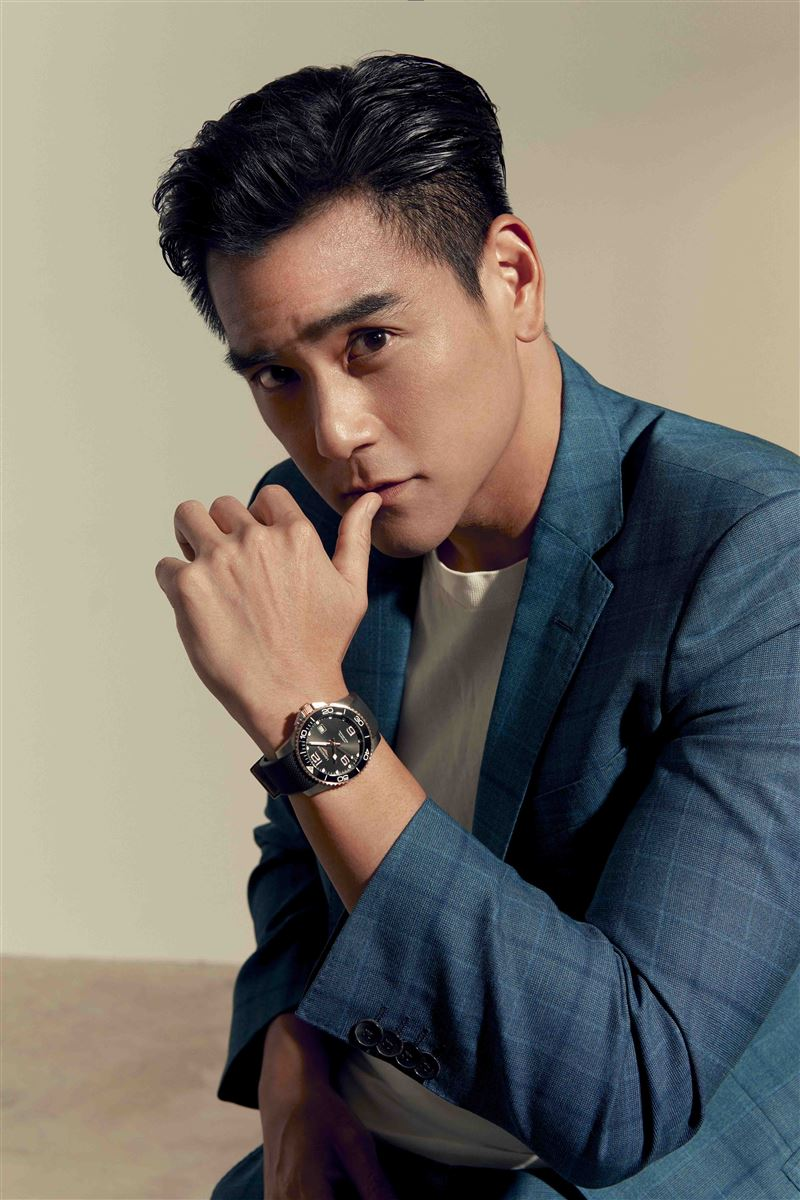
#> input picture Digital_Image _Processing_Anonmous/Task1/2.jpg, 800 x 1200 px
$ python task1.2.2.py
#> lines starting #> are read from the running program, lines starting #| are printed output that depends on the picture; pictures that were not available may be replaced by others from this repository, and a replacement may not be noted
import cv2
import numpy as np

# 读取两个图像
image1 = cv2.imread('2.jpg', cv2.IMREAD_GRAYSCALE)
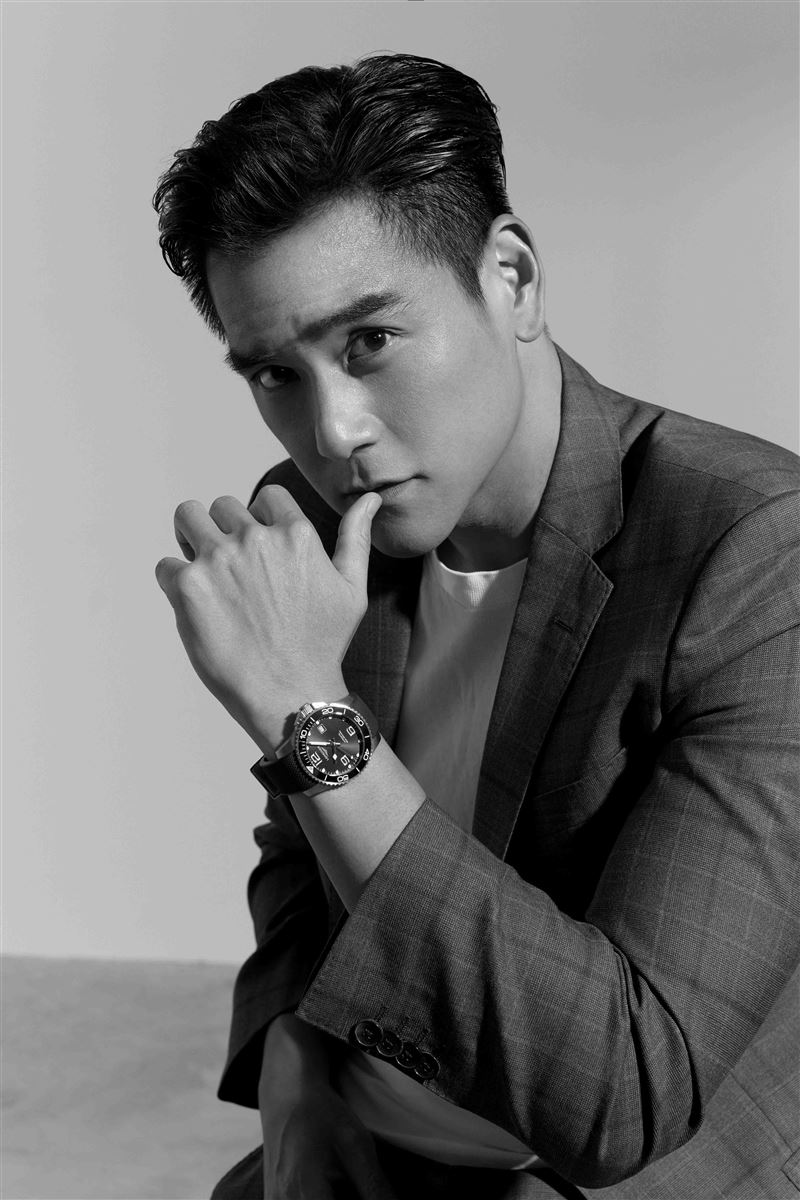
#> image1: shape (1200, 800); min 0, max 255, mean 113.7
image2 = cv2.imread('red.jpg', cv2.IMREAD_GRAYSCALE)
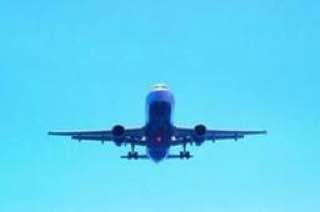
#> input picture Digital_Image _Processing_Anonmous/Task1/1.jpg, 320 x 212 px, given in place of red.jpg, which was not available
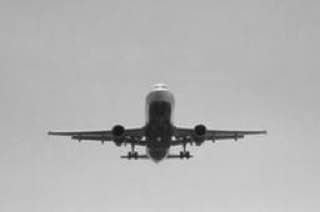
#> image2: shape (212, 320); min 15, max 234, mean 180

# 将red.jpg调整为和2.jpg相同的尺寸
image2_resized = cv2.resize(image2, (image1.shape[1], image1.shape[0]))
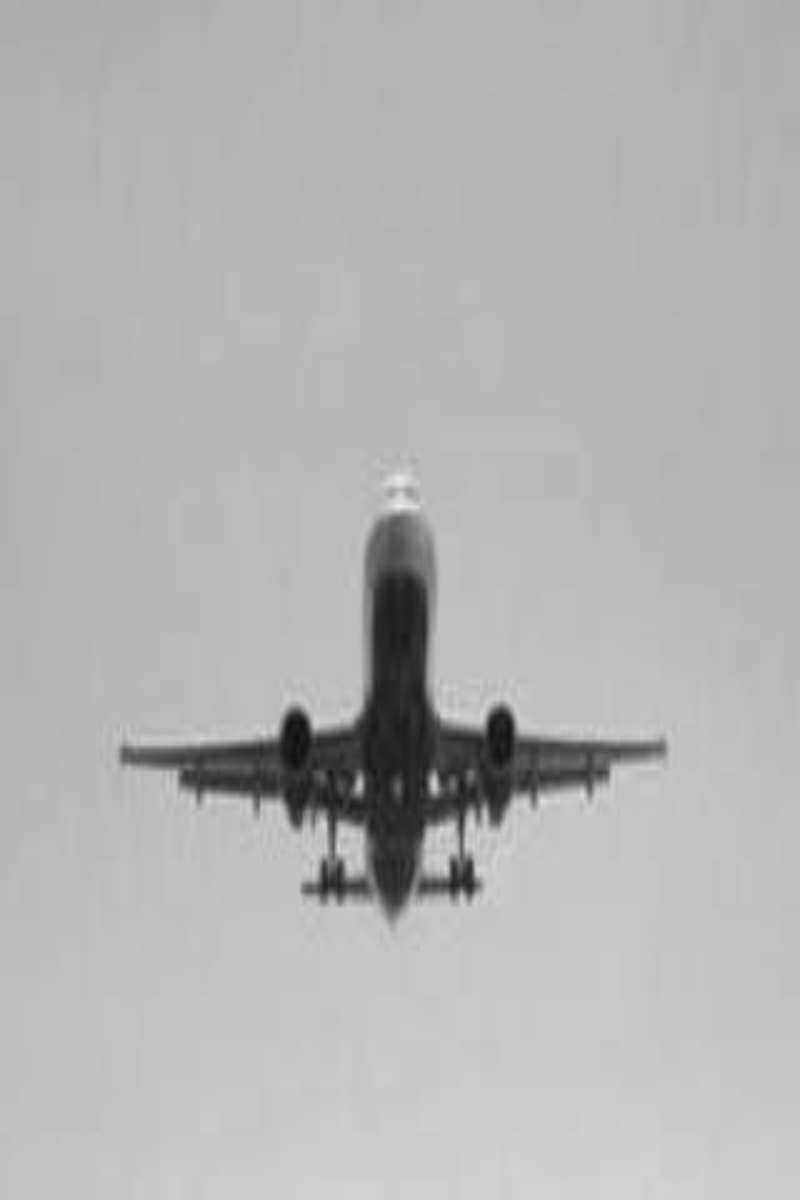
#> image2_resized: shape (1200, 800); min 16, max 233, mean 180

# 进行傅里叶变换
f_transform1 = np.fft.fft2(image1)
f_transform2 = np.fft.fft2(image2_resized)

# 获取幅度谱和相位谱
magnitude1 = np.abs(f_transform1)
magnitude2 = np.abs(f_transform2)
phase1 = np.angle(f_transform1)
phase2 = np.angle(f_transform2)
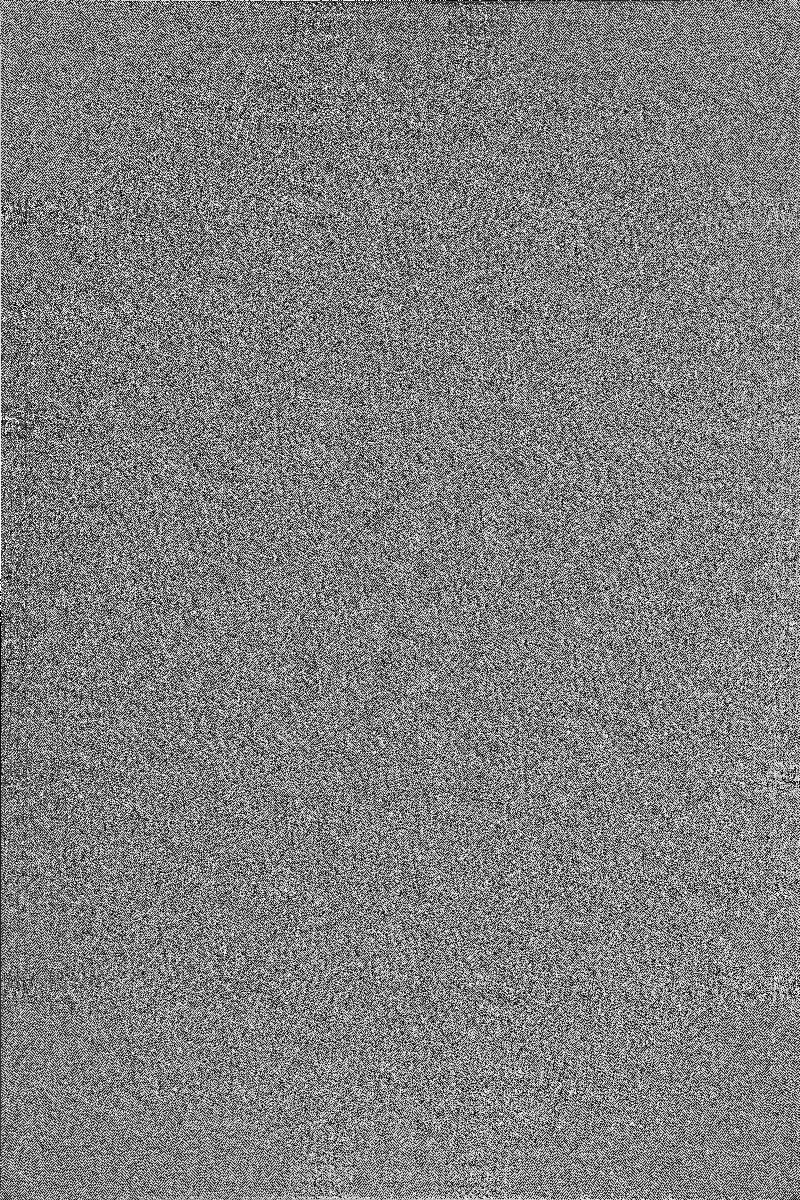
#> phase2: shape (1200, 800) float64; min -3.14, max 3.14, mean 9.82e-06; drawn with min black and max white

# 将两个图像的幅度谱融合，保持其中一个图像的幅度谱不变，使用另一个图像的相位谱
f_transform_combined = magnitude2 * np.exp(1j * phase1)

# 进行逆傅里叶变换
image_combined = np.fft.ifft2(f_transform_combined)
image_combined = np.abs(image_combined)
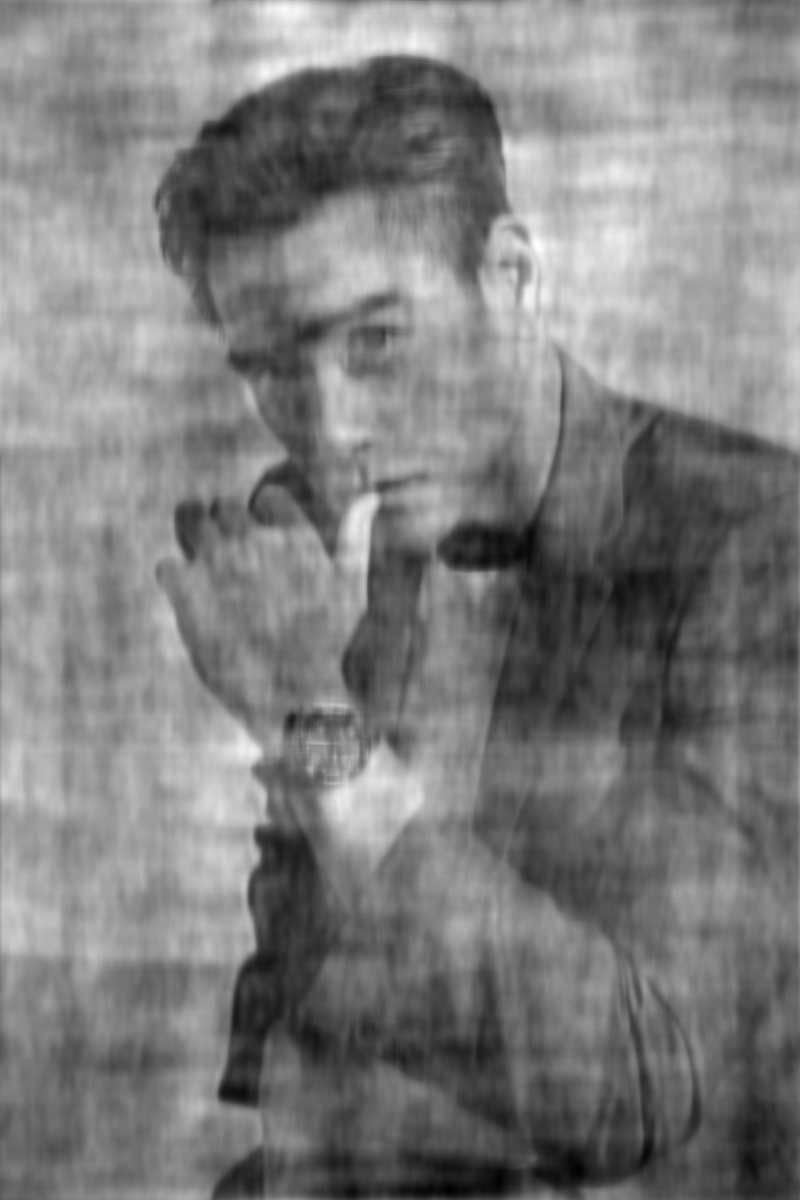
#> image_combined: shape (1200, 800) float64; min 95.67, max 266.2, mean 180; drawn with min black and max white

# 将图像缩放到0-255之间
image_combined = cv2.normalize(image_combined, None, 0, 255, cv2.NORM_MINMAX)

# 显示融合后的图像
cv2.imshow('Combined Image', image_combined.astype(np.uint8))
cv2.waitKey(0)
cv2.destroyAllWindows()
